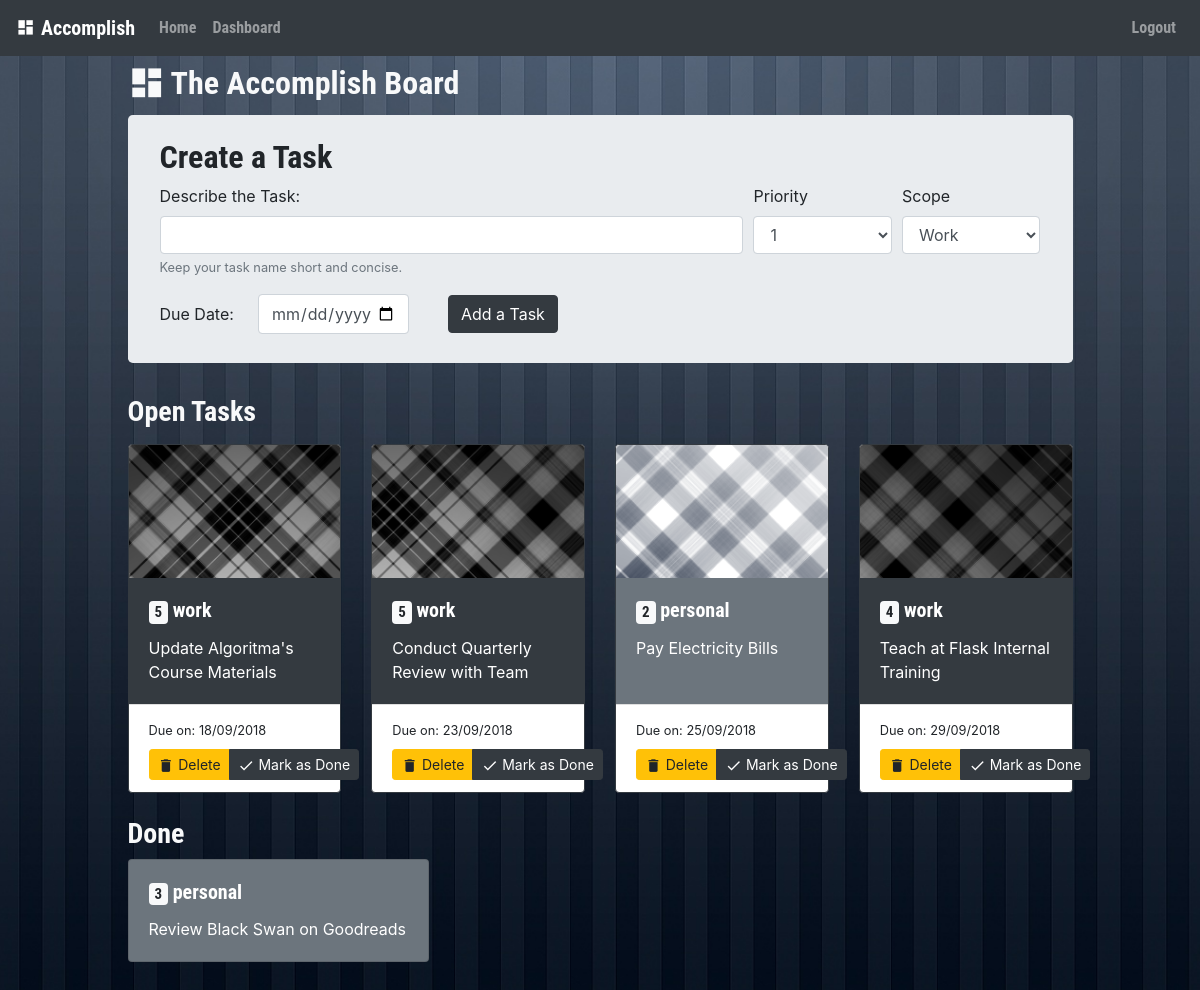
The app's page /dashboard (signed in), older data.
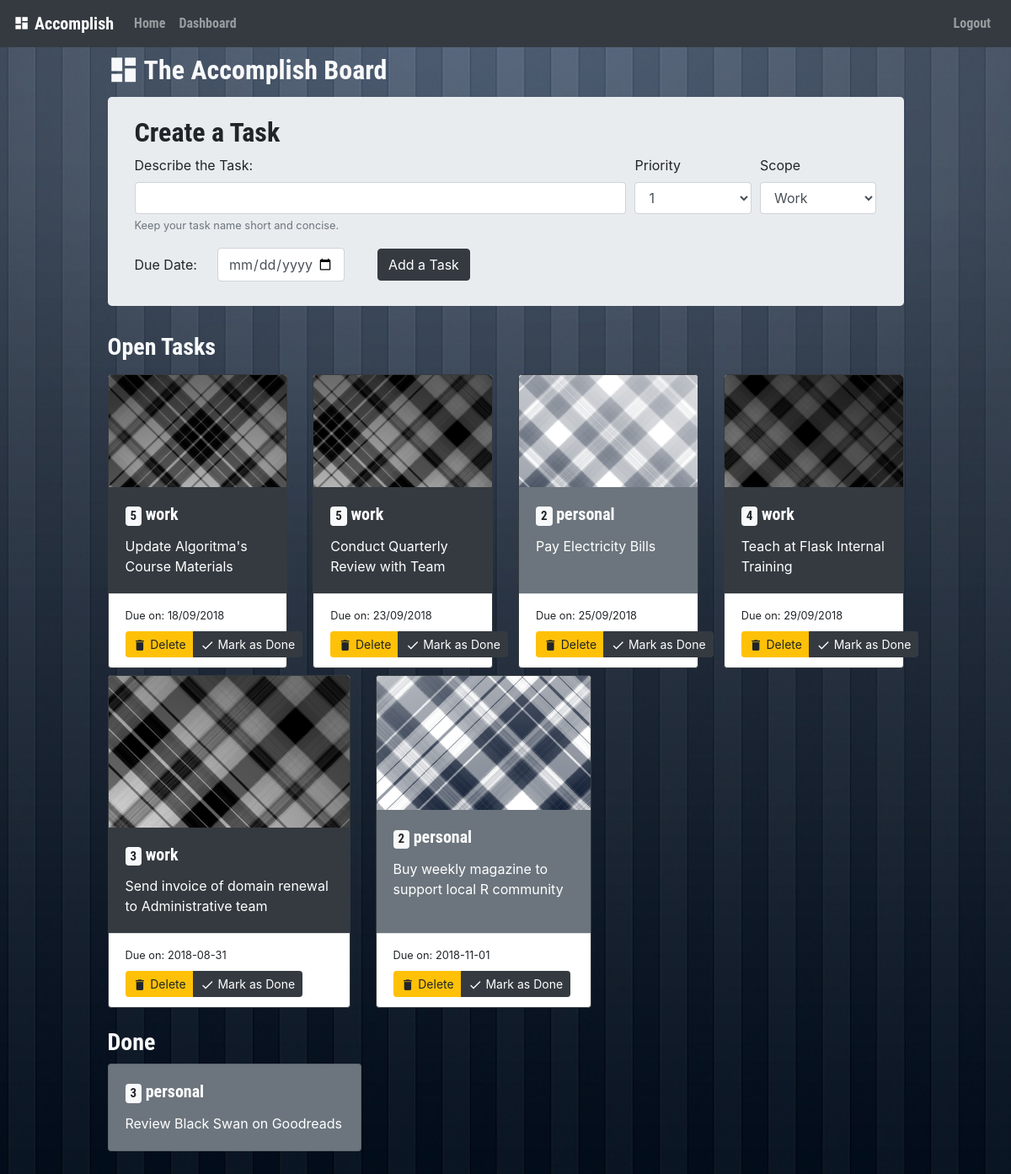
The same page, newer data.
### tables this page shows
CREATE TABLE projects (
    id INTEGER PRIMARY KEY autoincrement,
    task_name TEXT NOT NULL,
    due_date TEXT NOT NULL,
    task_priority INTEGER NOT NULL, 
    scope TEXT NOT NULL,
    done INTEGER NOT NULL
);

### app.py (the view)
@app.route('/dashboard')
@login_required
def dashboard():
    cursor = g.db.execute("""
        SELECT id, task_name, due_date, task_priority, scope
        FROM projects WHERE done = 0
    """)
    open_projects = [dict(task_id=row[0], task_name=row[1], due_date=row[2],
    task_priority=row[3], scope=row[4]) for row in cursor.fetchall()]
    cursor = g.db.execute("""
        SELECT id, task_name, due_date, task_priority, scope
        FROM projects WHERE done = 1
    """)
    closed_projects = [dict(task_id=row[0], task_name=row[1], due_date=row[2],
    task_priority=row[3], scope=row[4]) for row in cursor.fetchall()]
    return render_template('dashboard.html', open_projects = open_projects, closed_projects = closed_projects)

### app.py (called while the page is built)
def connect_db():
    return sqlite3.connect(config.DATABASE_NAME)

def login_required(test):
    @wraps(test)
    def wrap(*args, **kwargs):
        if 'logged_in' in session:
            return test(*args, **kwargs)
        else:
            flash('Please log in first.')
            return redirect(url_for('log'))
    return wrap

@app.before_request
def before_request():
    print('Connecting to DB')
    g.db = connect_db()

### templates/dashboard.html (shortened to what this page needs)
{% extends "template.html" %}
{% block content %}
<div class="dashboard-page mt-2 col-md-10 offset-md-1">
    <h1 class="text-light"><i class="material-icons">dashboard</i>The Accomplish Board</h1>
    <div class="add-project jumbotron">
        <h3>Create a Task</h3>
        <form action="{{ url_for('new_task') }}" method="POST" class="new-task">
            <div class="form-row">
                <div class="form-group col-md-8">
                    <label for="task_name">Describe the Task:</label>
                    <input type="text" name="task_name" class="form-control">
                    <small class="text-muted">Keep your task name short and concise. </small>
                </div>
                <div class="form-group col-md-2">
                    <label for="priority">Priority</label>
                    <select name="priority" class="form-control">
                        <option value="1">1</option>
                    </select>
                </div>
                <div class="form-group col-md-2">
                        <label for="scope">Scope</label>
                        <select name="scope" class="form-control">
                            <option value="work">Work</option>
                        </select>
                </div>
            </div>
            <div class="form-inline align-items-center">
                <div class="form-group">
                    <label for="due_date">Due Date:</label>
                    <input type="date" name="due_date" min="2018-08-17" max="2020-12-31" class="form-control mx-sm-4">
                </div>
                <div class="form-group col-md-4">
                    <input type="submit" class="btn btn-dark" value="Add a Task">
                </div>
            </div>
        </form>
    </div>
</div>
    <div class="list-taks col-md-10 offset-md-1">
        <h3 class="text-light">Open Tasks</h3>
        <div class="card-deck">
            {% for task in open_projects %}
                {% if task.scope == 'personal' %}
                    <div class="card card-personal border-dark mt-2" style="min-width: 13rem; max-width: 16rem">
                    <img class="card-img-top img-personal" src="{{url_for('static', filename='img/')}}{{task.task_id}}.png" alt="Task Background Image">
                {% else %}
                    <div class="card card-work border-dark mt-2" style="min-width: 13rem; max-width: 18rem">
                            <img class="card-img-top img-work" src="{{url_for('static', filename='img/')}}{{task.task_id}}.png" alt="Task Background Image">
                {% endif %}
                    <div class="card-body">
                        <h5 class="card-title"><span class="badge badge-light"> {{task.task_priority}} </span> {{task.scope}}</h5>
                        <p class="card-text">{{task.task_name}}</p>
                    </div>
                    <div class="card-footer bg-transparent">
                        <small>Due on: {{task.due_date}}</small>
                        <div class="btn-group btn-group-sm mt-2" role="group" aria-label="Basic example">
                                <a class="btn btn-warning" href=" {{ url_for('delete_task', task_id = task.task_id) }} ">
                                    <i class="material-icons">delete</i> Delete</a>
                                <a class="btn btn-dark" href=" {{ url_for('complete_task', task_id = task.task_id) }} ">
                                        <i class="material-icons">done</i> Mark as Done</a>
                        </div>
                    </div>
                </div>
            {% endfor %}
        </div>
    </div>
    <div class="list-taks col-md-10 offset-md-1 mt-4">
        <h3 class="text-light">Done</h3>
        <div class="card-columns mb-4">
            {% for task in closed_projects %}
                    {% if task.scope == 'personal' %}
                    <div class="card text-white bg-secondary">
                    {% else %}
                    <div class="card text-white bg-dark">
                    {% endif %}
                        <div class="card-body">
                            <h5 class="card-title"><span class="badge badge-light"> {{task.task_priority}} </span> {{task.scope}}</h5>
                            <p class="card-text">{{task.task_name}}</p>
                        </div>
                    </div>
            {% endfor %}
        </div>
    </div>
</div>
{% endblock %}

### templates/template.html (shortened to what this page needs)
<!DOCTYPE html>
<html>
<head>
    <link rel="stylesheet" href="{{ url_for ('static', filename='css/bootstrap.min.css') }}">
    <link rel="stylesheet" href="{{ url_for ('static', filename='css/accomplish.css') }}">
</head>
<body>
    <header>
        <nav class="navbar sticky-top navbar-expand-lg navbar-dark bg-dark">
                <i class="material-icons md-light">dashboard</i><a href="/" class="navbar-brand">Accomplish</a>
                <div class="collapse navbar-collapse" id="navbarNav">
                        <ul class="navbar-nav mr-auto">
                                <li class="nav-item"><a href="/" class="nav-link">Home</a></li>
                                <li class="nav-item"><a class="nav-link" href="/dashboard">Dashboard</a></li>
                        </ul>
                        <ul class="navbar-nav ml-auto">
                                {% if 'logged_in' in session %}
                                    <li class="nav-item"><a class="nav-link" href="/logout">Logout</a></li>
                                {% else %}
                                    <li class="nav-item"><a class="nav-link" href="/log">Login</a></li>
                                {% endif %}
                        </ul>
                </div>
        </nav>
    </header>
    <div class="container-fluid mt-2">
        {% block content %}
        {% endblock %}
</body>
</html>

### static/css/accomplish.css (style rules this page uses)
body { background: url('/static/img/bg.jpg') no-repeat center center fixed; background-size: cover; }
.material-icons.md-light { color: rgba(255, 255, 255, 1); }
.h1, .h2, .h3, .h4, .h5, .h6, h1, h2, h3, h4, h5, h6, .navbar-brand, .nav-item > a { font-family: 'Roboto Condensed'; font-weight: 600; }
.navbar > .md-light { margin-right: 0.5%; }
i.material-icons { vertical-align: middle; font-size: 1.2em; }
.dashboard-page > h1 { font-size: 2em; }
.add-project.jumbotron { padding-top: 1.4em; padding-bottom: 1.8em; }
.jumbotron > h3 { font-size: 2em; }
h1>i.material-icons { margin-bottom: 0.5%; margin-right: 0.5%; }
.img-personal { -webkit-filter: sepia(40%) invert(100%); filter: sepia(40%) invert(100%); }
.card-personal > .card-body { background: #6c757d; color: white; }
.card-work > .card-body { background: #343a40; color: white; }

Row changes from the older to the newer data that the page shows:
added projects: shows a picture, task_priority "3", scope "work", task_name "Send invoice of domain renewal to Administrative team", due_date "2018-08-31", shown under "Open Tasks"
added projects: shows a picture, task_priority "2", scope "personal", task_name "Buy weekly magazine to support local R community", due_date "2018-11-01", shown under "Open Tasks"
